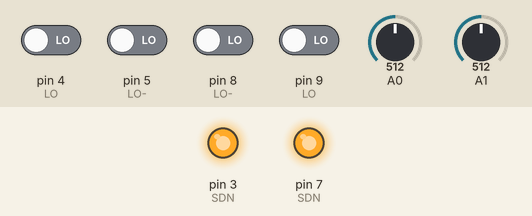
This sketch was run on a simulated Arduino Uno, built with avr-gcc and run on an emulated ATmega328P. Parts: output pins drawn as LEDs (lit = HIGH). The test bench sets the inputs (shaded band); at power-on: pin 4 (LO), pin 5 (LO-), pin 8 (LO-), pin 9 (LO) LOW, A0 = 512, A1 = 512. What the sketch prints to the serial monitor is not drawn.

Above: at 1.2 s.
1.3 s: pin 4 (LO) driven HIGH
At 2.5 s:
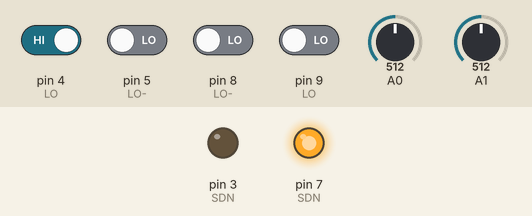
2.8 s: pin 8 (LO-) driven HIGH
At 3.8 s:
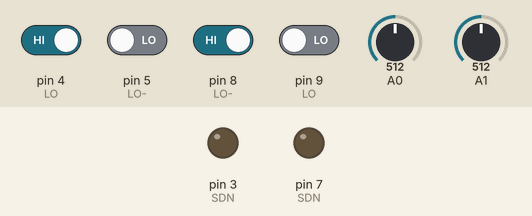
4.3 s: pin 4 (LO) driven LOW
At 4.9 s:
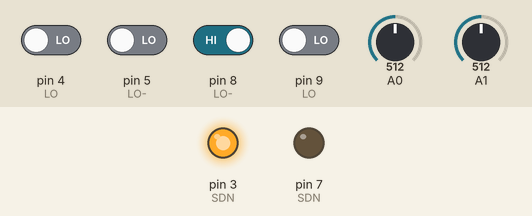
11.8 s: pin 5 (LO-) driven HIGH
At 13.1 s:
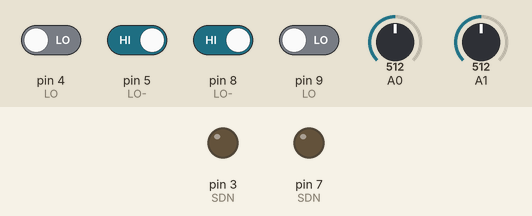
Timing chart, 0 to 14.3 s (numbered marks = the images above; inputs shaded):
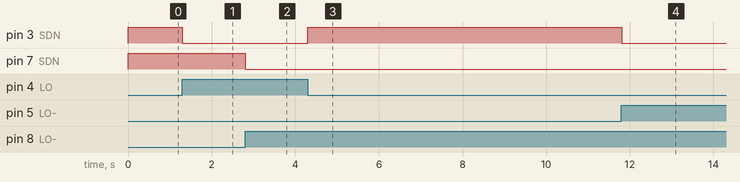

Measured:
- after the input at 1.3 s, pin 3 (SDN): HIGH → LOW at once
- after the input at 2.8 s, pin 7 (SDN): HIGH → LOW at once
- after the input at 4.3 s, pin 3 (SDN): LOW → HIGH at once
- after the input at 11.8 s, pin 3 (SDN): HIGH → LOW at once

The sketch:

ECG_6_leads.ino
```cpp
/*
 * DUAL MODULE ECG - 6 LEAD SYSTEM
 * Module 1 (Leads I, II, III via calculation) -> Pins A0, 8, 9, 7
 * Module 2 (Precordial/Augmented) -> Pins A1, 5, 4, 3
 */

// --- Module 1 Variables ---
long instance1 = 0;
double hrv1 = 0, hr1 = 72, interval1 = 0;
int count1 = 0;
bool flag1 = 0;

// --- Module 2 Variables ---
long instance2 = 0;
double hrv2 = 0, hr2 = 72, interval2 = 0;
int count2 = 0;
bool flag2 = 0;

long timer;
#define threshold 100
#define timer_value 10000

// --- Kalman Filter 1 (Module 1) ---
float Q1 = 0.01, R1 = 0.1, P1 = 1.0, X1 = 0.0;
// --- Kalman Filter 2 (Module 2) ---
float Q2 = 0.01, R2 = 0.1, P2 = 1.0, X2 = 0.0;

// Sampling rate measurement
float sampling_rate = 0;
int sample_count = 0;
unsigned long rate_timer = 0;

void setup() {
  Serial.begin(115200);

  // Module 1 Pins
  pinMode(8, INPUT); // LO-
  pinMode(9, INPUT); // LO+
  pinMode(7, OUTPUT); // SDN
  digitalWrite(7, HIGH);

  // Module 2 Pins
  pinMode(5, INPUT); // LO-
  pinMode(4, INPUT); // LO+
  pinMode(3, OUTPUT); // SDN
  digitalWrite(3, HIGH);

  rate_timer = millis();
  timer = millis();
}

// Separate Kalman functions to keep signals distinct
float kalman1(float val) {
  P1 = P1 + Q1;
  float K = P1 / (P1 + R1);
  X1 = X1 + K * (val - X1);
  P1 = (1 - K) * P1;
  return X1;
}

float kalman2(float val) {
  P2 = P2 + Q2;
  float K = P2 / (P2 + R2);
  X2 = X2 + K * (val - X2);
  P2 = (1 - K) * P2;
  return X2;
}

void loop() {
  // 1. Leads Off Detection (Independent for each module)
  bool lo1 = (digitalRead(8) == 1 || digitalRead(9) == 1);
  bool lo2 = (digitalRead(5) == 1 || digitalRead(4) == 1);

  if (lo1) digitalWrite(7, LOW); else digitalWrite(7, HIGH);
  if (lo2) digitalWrite(3, LOW); else digitalWrite(3, HIGH);

  // 2. Sampling Rate Calculation
  sample_count++;
  if ((millis() - rate_timer) >= 1000) {
    sampling_rate = (float)sample_count;
    sample_count = 0;
    rate_timer = millis();
  }

  // 3. Read and Filter Module 1
  int raw1 = analogRead(A0);
  float val1 = map(raw1, 250, 400, 0, 100);
  float filtered1 = kalman1(val1);

  // 4. Read and Filter Module 2
  int raw2 = analogRead(A1);
  float val2 = map(raw2, 250, 400, 0, 100);
  float filtered2 = kalman2(val2);

  // 5. Peak Detection (Logic for Heart Rate 1)
  if((filtered1 > threshold) && (!flag1)) {
    count1++; flag1 = 1;
    interval1 = micros() - instance1;
    instance1 = micros();
  } else if(filtered1 < threshold) {
    flag1 = 0;
  }

  // 6. 10-Second HR Calculation
  if ((millis() - timer) > timer_value) {
    hr1 = count1 * 6;
    hr2 = count2 * 6; // Assuming pulses are synchronized, but tracking separately
    timer = millis();
    count1 = 0; count2 = 0;
  }

  // 7. Data Output (6-Lead Data Stream)
  // Format: HR, Filtered1, Filtered2, SamplingRate
  Serial.print(hr1);        Serial.print(",");
  Serial.print(filtered1);  Serial.print(",");
  Serial.print(filtered2);  Serial.print(",");
  Serial.println(sampling_rate, 0);

  delay(1);
}
```
